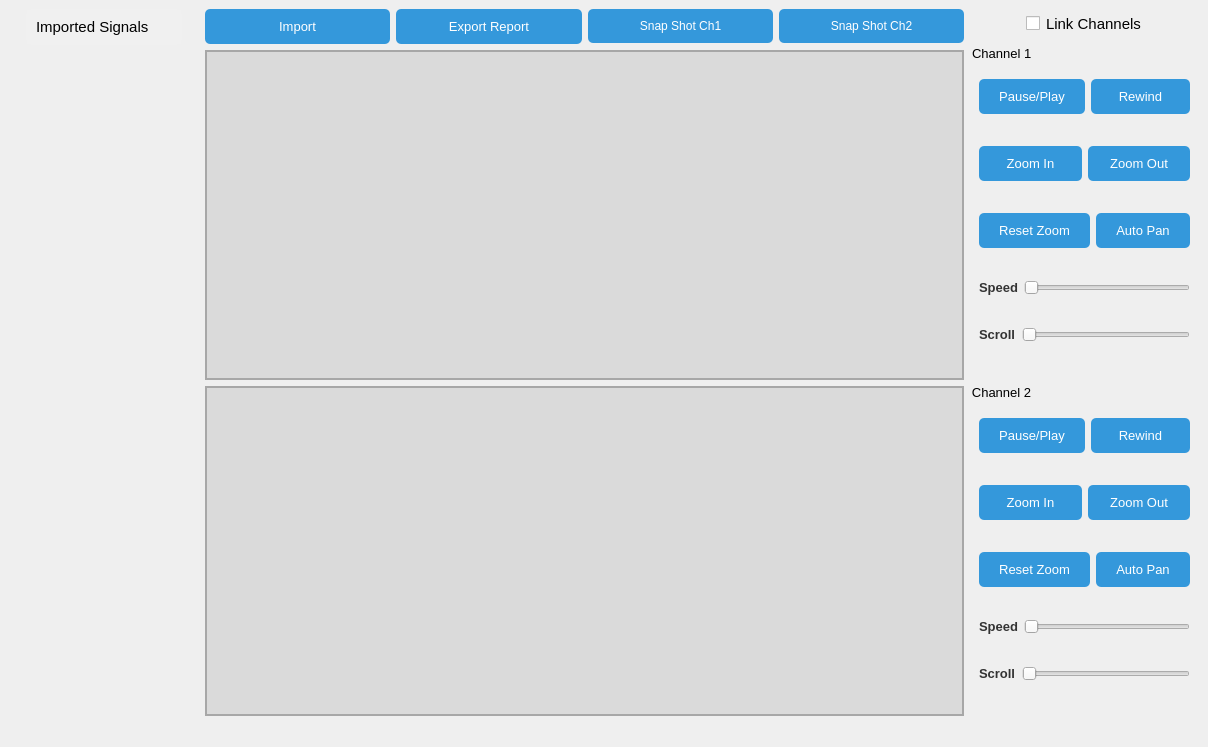
<?xml version="1.0" encoding="UTF-8"?>
<ui version="4.0">
 <class>MainWindow</class>
 <widget class="QMainWindow" name="MainWindow">
  <property name="geometry">
   <rect>
    <x>0</x>
    <y>0</y>
    <width>1208</width>
    <height>747</height>
   </rect>
  </property>
  <property name="sizePolicy">
   <sizepolicy hsizetype="Expanding" vsizetype="Expanding">
    <horstretch>0</horstretch>
    <verstretch>0</verstretch>
   </sizepolicy>
  </property>
  <property name="windowTitle">
   <string>MainWindow</string>
  </property>
  <property name="styleSheet">
   <string notr="true">/* Reset default Qt styles */
* {
    margin: 0;
    padding: 0;
    border: 0;
    font: inherit;
}

/* Set a global font for your application */
body {
    font-family: Helvetica, Arial, sans-serif;
}

/* Style for main application window */
#mainWindow {
    background-color: #f4f4f4;
    padding: 10px;
}

/* Style for buttons */
QPushButton {
    background-color: #3498db;
    color: #fff;
    padding: 10px 20px;
    border: none;
    border-radius: 5px;
}

QPushButton:hover {
    background-color: #2980b9;
}

/* Style for text input fields */
QLineEdit {
    padding: 8px;
    border: 1px solid #ccc;
    border-radius: 5px;
}

/* Style for labels */
QLabel {
    font-weight: bold;
    color: #333;
}

/* Style for list widgets */
QListWidget {
    border: 1px solid #ccc;
    border-radius: 5px;
    background-color: white;
}

QListWidget::item {
    padding: 10px;
}

QListWidget::item:hover {
    background-color: #f0f0f0;
}

/* Style for progress bars */
QProgressBar {
    text-align: center;
}

/* Style for checkboxes */
QCheckBox {
    padding: 5px;
}

/* Style for radio buttons */
QRadioButton {
    padding: 5px;
}

/* Style for tabs */
QTabWidget::pane {
    border: 1px solid #ccc;
    border-top: none;
    border-radius: 5px;
    background-color: white;
}

QTabBar::tab {
    padding: 10px 20px;
    border: 1px solid #ccc;
    border-top-left-radius: 5px;
    border-top-right-radius: 5px;
}

QTabBar::tab:selected {
    background-color: #3498db;
    color: #fff;
    border: 1px solid #2980b9;
}

/* Style for menus and menu items */
QMenu {
    background-color: white;
    border: 1px solid #ccc;
}

QMenu::item {
    padding: 8px 16px;
}

QMenu::item:selected {
    background-color: #3498db;
    color: #fff;
}
</string>
  </property>
  <widget class="QWidget" name="centralwidget">
   <property name="sizePolicy">
    <sizepolicy hsizetype="Fixed" vsizetype="Expanding">
     <horstretch>0</horstretch>
     <verstretch>0</verstretch>
    </sizepolicy>
   </property>
   <layout class="QVBoxLayout" name="verticalLayout_6">
    <item>
     <layout class="QGridLayout" name="gridLayout">
      <item row="0" column="0">
       <layout class="QHBoxLayout" name="horizontalLayout" stretch="1,4,1">
        <property name="sizeConstraint">
         <enum>QLayout::SetDefaultConstraint</enum>
        </property>
        <item>
         <layout class="QVBoxLayout" name="signals_list" stretch="0,0">
          <item alignment="Qt::AlignHCenter">
           <widget class="QLineEdit" name="lineEdit">
            <property name="font">
             <font>
              <family>MS Shell Dlg 2</family>
              <pointsize>11</pointsize>
              <weight>9</weight>
              <italic>false</italic>
              <bold>false</bold>
             </font>
            </property>
            <property name="styleSheet">
             <string notr="true">border:none;
background-color: rgb(240, 240, 240);
font: 75 11pt &quot;MS Shell Dlg 2&quot;;</string>
            </property>
            <property name="text">
             <string>Imported Signals</string>
            </property>
            <property name="readOnly">
             <bool>true</bool>
            </property>
           </widget>
          </item>
          <item>
           <widget class="QScrollArea" name="scrollArea">
            <property name="widgetResizable">
             <bool>true</bool>
            </property>
            <widget class="QWidget" name="scrollAreaWidgetContents">
             <property name="geometry">
              <rect>
               <x>0</x>
               <y>0</y>
               <width>178</width>
               <height>621</height>
              </rect>
             </property>
            </widget>
           </widget>
          </item>
         </layout>
        </item>
        <item>
         <layout class="QVBoxLayout" name="signals_viewers" stretch="0,50,50">
          <property name="sizeConstraint">
           <enum>QLayout::SetDefaultConstraint</enum>
          </property>
          <item>
           <layout class="QHBoxLayout" name="horizontalLayout_2">
            <item>
             <widget class="QPushButton" name="import_btn">
              <property name="font">
               <font>
                <family>MS Shell Dlg 2</family>
                <pointsize>10</pointsize>
                <weight>9</weight>
                <italic>false</italic>
                <bold>false</bold>
               </font>
              </property>
              <property name="styleSheet">
               <string notr="true">font: 75 8pt &quot;MS Shell Dlg 2&quot;;
font: 75 10pt &quot;MS Shell Dlg 2&quot;;</string>
              </property>
              <property name="text">
               <string>Import</string>
              </property>
             </widget>
            </item>
            <item>
             <widget class="QPushButton" name="export_1_btn">
              <property name="font">
               <font>
                <family>MS Shell Dlg 2</family>
                <pointsize>10</pointsize>
                <weight>9</weight>
                <italic>false</italic>
                <bold>false</bold>
               </font>
              </property>
              <property name="styleSheet">
               <string notr="true">font: 75 8pt &quot;MS Shell Dlg 2&quot;;
font: 75 10pt &quot;MS Shell Dlg 2&quot;;</string>
              </property>
              <property name="text">
               <string>Export Report</string>
              </property>
             </widget>
            </item>
            <item>
             <widget class="QPushButton" name="snap_shot_1_btn">
              <property name="styleSheet">
               <string notr="true">font: 75 8pt &quot;MS Shell Dlg 2&quot;;
font: 75 10pt &quot;MS Shell Dlg 2&quot;;</string>
              </property>
              <property name="text">
               <string>Snap Shot Ch1</string>
              </property>
             </widget>
            </item>
            <item>
             <widget class="QPushButton" name="snap_shot_2_btn">
              <property name="styleSheet">
               <string notr="true">font: 75 8pt &quot;MS Shell Dlg 2&quot;;
font: 75 10pt &quot;MS Shell Dlg 2&quot;;</string>
              </property>
              <property name="text">
               <string>Snap Shot Ch2</string>
              </property>
             </widget>
            </item>
           </layout>
          </item>
          <item>
           <widget class="QWidget" name="channel_1" native="true">
            <property name="styleSheet">
             <string notr="true">background-color: rgb(218, 218, 218);
border: 2px solid ;
border-color: rgb(167, 167, 167);</string>
            </property>
           </widget>
          </item>
          <item>
           <widget class="QWidget" name="channel_2" native="true">
            <property name="styleSheet">
             <string notr="true">background-color: rgb(218, 218, 218);
border: 2px solid ;
border-color: rgb(167, 167, 167);</string>
            </property>
           </widget>
          </item>
         </layout>
        </item>
        <item>
         <layout class="QVBoxLayout" name="signals_controls" stretch="0,0,0">
          <item alignment="Qt::AlignHCenter">
           <widget class="QCheckBox" name="link_channels">
            <property name="font">
             <font>
              <pointsize>11</pointsize>
             </font>
            </property>
            <property name="styleSheet">
             <string notr="true">selection-background-color: rgb(85, 170, 255);
selection-color: rgb(255, 85, 255);
QCheckBox::indicator{
    color: #8c8c8c;
    background-color: #8c8c8c;
    border: 1px solid #b1b1b1;
    width: 9px;
    height: 9px;
}</string>
            </property>
            <property name="text">
             <string>Link Channels</string>
            </property>
           </widget>
          </item>
          <item>
           <widget class="QGroupBox" name="channel_1_controls">
            <property name="font">
             <font>
              <family>MS Shell Dlg 2</family>
              <pointsize>10</pointsize>
              <weight>9</weight>
              <italic>false</italic>
              <bold>false</bold>
             </font>
            </property>
            <property name="styleSheet">
             <string notr="true">font: 75 10pt &quot;MS Shell Dlg 2&quot;;</string>
            </property>
            <property name="title">
             <string>Channel 1 </string>
            </property>
            <layout class="QVBoxLayout" name="verticalLayout">
             <item>
              <layout class="QHBoxLayout" name="channel_1_btns">
               <item>
                <widget class="QPushButton" name="channel_1_pause_btn">
                 <property name="font">
                  <font>
                   <family>MS Shell Dlg 2</family>
                   <pointsize>10</pointsize>
                   <weight>9</weight>
                   <italic>false</italic>
                   <bold>false</bold>
                  </font>
                 </property>
                 <property name="text">
                  <string>Pause/Play</string>
                 </property>
                </widget>
               </item>
               <item>
                <widget class="QPushButton" name="channel_1_rewind">
                 <property name="font">
                  <font>
                   <family>MS Shell Dlg 2</family>
                   <pointsize>10</pointsize>
                   <weight>9</weight>
                   <italic>false</italic>
                   <bold>false</bold>
                  </font>
                 </property>
                 <property name="text">
                  <string>Rewind</string>
                 </property>
                </widget>
               </item>
              </layout>
             </item>
             <item>
              <layout class="QHBoxLayout" name="horizontalLayout_3">
               <item>
                <widget class="QPushButton" name="channel_1_zoom_in">
                 <property name="font">
                  <font>
                   <family>MS Shell Dlg 2</family>
                   <pointsize>10</pointsize>
                   <weight>9</weight>
                   <italic>false</italic>
                   <bold>false</bold>
                  </font>
                 </property>
                 <property name="text">
                  <string>Zoom In</string>
                 </property>
                </widget>
               </item>
               <item>
                <widget class="QPushButton" name="channel_1_zoom_out">
                 <property name="font">
                  <font>
                   <family>MS Shell Dlg 2</family>
                   <pointsize>10</pointsize>
                   <weight>9</weight>
                   <italic>false</italic>
                   <bold>false</bold>
                  </font>
                 </property>
                 <property name="text">
                  <string>Zoom Out</string>
                 </property>
                </widget>
               </item>
              </layout>
             </item>
             <item>
              <layout class="QHBoxLayout" name="horizontalLayout_7">
               <item>
                <widget class="QPushButton" name="channel_1_reset_zoom">
                 <property name="font">
                  <font>
                   <family>MS Shell Dlg 2</family>
                   <pointsize>10</pointsize>
                   <weight>9</weight>
                   <italic>false</italic>
                   <bold>false</bold>
                  </font>
                 </property>
                 <property name="text">
                  <string>Reset Zoom</string>
                 </property>
                </widget>
               </item>
               <item>
                <widget class="QPushButton" name="channel_1_auto_pan">
                 <property name="font">
                  <font>
                   <family>MS Shell Dlg 2</family>
                   <pointsize>10</pointsize>
                   <weight>9</weight>
                   <italic>false</italic>
                   <bold>false</bold>
                  </font>
                 </property>
                 <property name="text">
                  <string>Auto Pan</string>
                 </property>
                </widget>
               </item>
              </layout>
             </item>
             <item>
              <layout class="QHBoxLayout" name="channel_1_speed">
               <item>
                <widget class="QLabel" name="label">
                 <property name="font">
                  <font>
                   <family>MS Shell Dlg 2</family>
                   <pointsize>10</pointsize>
                   <weight>9</weight>
                   <italic>false</italic>
                   <bold>false</bold>
                  </font>
                 </property>
                 <property name="text">
                  <string>Speed</string>
                 </property>
                </widget>
               </item>
               <item>
                <widget class="QSlider" name="channel_1_speed_slider">
                 <property name="orientation">
                  <enum>Qt::Horizontal</enum>
                 </property>
                </widget>
               </item>
              </layout>
             </item>
             <item>
              <layout class="QHBoxLayout" name="horizontalLayout_6">
               <item>
                <widget class="QLabel" name="label_3">
                 <property name="font">
                  <font>
                   <family>MS Shell Dlg 2</family>
                   <pointsize>10</pointsize>
                   <weight>9</weight>
                   <italic>false</italic>
                   <bold>false</bold>
                  </font>
                 </property>
                 <property name="text">
                  <string>Scroll</string>
                 </property>
                </widget>
               </item>
               <item>
                <widget class="QSlider" name="channel_1_horizontal_scroll_slider">
                 <property name="orientation">
                  <enum>Qt::Horizontal</enum>
                 </property>
                </widget>
               </item>
              </layout>
             </item>
            </layout>
           </widget>
          </item>
          <item>
           <widget class="QGroupBox" name="channel_2_controls">
            <property name="font">
             <font>
              <family>MS Shell Dlg 2</family>
              <pointsize>10</pointsize>
              <weight>9</weight>
              <italic>false</italic>
              <bold>false</bold>
             </font>
            </property>
            <property name="styleSheet">
             <string notr="true">font: 75 10pt &quot;MS Shell Dlg 2&quot;;</string>
            </property>
            <property name="title">
             <string>Channel 2</string>
            </property>
            <layout class="QVBoxLayout" name="verticalLayout_2">
             <item>
              <layout class="QHBoxLayout" name="channel_2_btns">
               <item>
                <widget class="QPushButton" name="channel_2_pause_btn">
                 <property name="font">
                  <font>
                   <family>MS Shell Dlg 2</family>
                   <pointsize>10</pointsize>
                   <weight>9</weight>
                   <italic>false</italic>
                   <bold>false</bold>
                  </font>
                 </property>
                 <property name="text">
                  <string>Pause/Play</string>
                 </property>
                </widget>
               </item>
               <item>
                <widget class="QPushButton" name="channel_2_rewind">
                 <property name="font">
                  <font>
                   <family>MS Shell Dlg 2</family>
                   <pointsize>10</pointsize>
                   <weight>9</weight>
                   <italic>false</italic>
                   <bold>false</bold>
                  </font>
                 </property>
                 <property name="text">
                  <string>Rewind</string>
                 </property>
                </widget>
               </item>
              </layout>
             </item>
             <item>
              <layout class="QHBoxLayout" name="horizontalLayout_4">
               <item>
                <widget class="QPushButton" name="channel_2_zoom_in">
                 <property name="font">
                  <font>
                   <family>MS Shell Dlg 2</family>
                   <pointsize>10</pointsize>
                   <weight>9</weight>
                   <italic>false</italic>
                   <bold>false</bold>
                  </font>
                 </property>
                 <property name="text">
                  <string>Zoom In</string>
                 </property>
                </widget>
               </item>
               <item>
                <widget class="QPushButton" name="channel_2_zoom_out">
                 <property name="font">
                  <font>
                   <family>MS Shell Dlg 2</family>
                   <pointsize>10</pointsize>
                   <weight>9</weight>
                   <italic>false</italic>
                   <bold>false</bold>
                  </font>
                 </property>
                 <property name="text">
                  <string>Zoom Out</string>
                 </property>
                </widget>
               </item>
              </layout>
             </item>
             <item>
              <layout class="QHBoxLayout" name="horizontalLayout_5">
               <item>
                <widget class="QPushButton" name="channel_2_reset_zoom">
                 <property name="font">
                  <font>
                   <family>MS Shell Dlg 2</family>
                   <pointsize>10</pointsize>
                   <weight>9</weight>
                   <italic>false</italic>
                   <bold>false</bold>
                  </font>
                 </property>
                 <property name="text">
                  <string>Reset Zoom</string>
                 </property>
                </widget>
               </item>
               <item>
                <widget class="QPushButton" name="channel_2_auto_pan">
                 <property name="font">
                  <font>
                   <family>MS Shell Dlg 2</family>
                   <pointsize>10</pointsize>
                   <weight>9</weight>
                   <italic>false</italic>
                   <bold>false</bold>
                  </font>
                 </property>
                 <property name="text">
                  <string>Auto Pan</string>
                 </property>
                </widget>
               </item>
              </layout>
             </item>
             <item>
              <layout class="QHBoxLayout" name="channel_2_speed">
               <item>
                <widget class="QLabel" name="label_2">
                 <property name="font">
                  <font>
                   <family>MS Shell Dlg 2</family>
                   <pointsize>10</pointsize>
                   <weight>9</weight>
                   <italic>false</italic>
                   <bold>false</bold>
                  </font>
                 </property>
                 <property name="text">
                  <string>Speed</string>
                 </property>
                </widget>
               </item>
               <item>
                <widget class="QSlider" name="channel_2_speed_slider">
                 <property name="orientation">
                  <enum>Qt::Horizontal</enum>
                 </property>
                </widget>
               </item>
              </layout>
             </item>
             <item>
              <layout class="QHBoxLayout" name="horizontalLayout_8">
               <item>
                <widget class="QLabel" name="label_4">
                 <property name="font">
                  <font>
                   <family>MS Shell Dlg 2</family>
                   <pointsize>10</pointsize>
                   <weight>9</weight>
                   <italic>false</italic>
                   <bold>false</bold>
                  </font>
                 </property>
                 <property name="text">
                  <string>Scroll</string>
                 </property>
                </widget>
               </item>
               <item>
                <widget class="QSlider" name="channel_2_horizontal_scroll_slider">
                 <property name="orientation">
                  <enum>Qt::Horizontal</enum>
                 </property>
                </widget>
               </item>
              </layout>
             </item>
            </layout>
           </widget>
          </item>
         </layout>
        </item>
       </layout>
      </item>
     </layout>
    </item>
   </layout>
  </widget>
  <widget class="QMenuBar" name="menubar">
   <property name="geometry">
    <rect>
     <x>0</x>
     <y>0</y>
     <width>1208</width>
     <height>26</height>
    </rect>
   </property>
  </widget>
  <widget class="QStatusBar" name="statusbar"/>
 </widget>
 <resources/>
 <connections/>
</ui>
